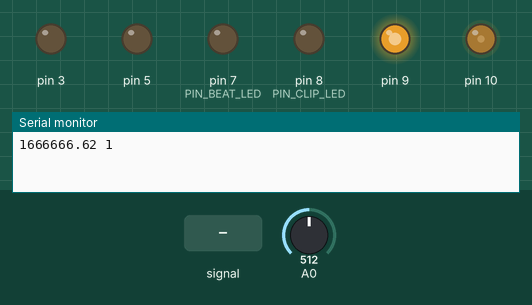
Recording of a sketch running on a simulated Arduino Uno, built with avr-gcc and run on an emulated ATmega328P. On the bench: output pins drawn as LEDs (lit = HIGH), the last lines printed to the serial monitor. Inputs (shaded band) come from the test bench; at power-on: A0 = 512.

Above: at 1.2 s.
1.3 s: A0 fed a 200 Hz sine of ±81 counts around its level
At 2.5 s:
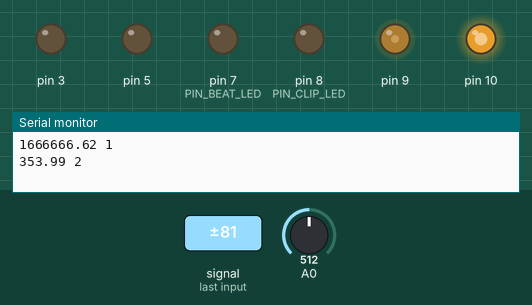
4.3 s: A0 set to 275
7.3 s: A0 set to 257
At 9.5 s:
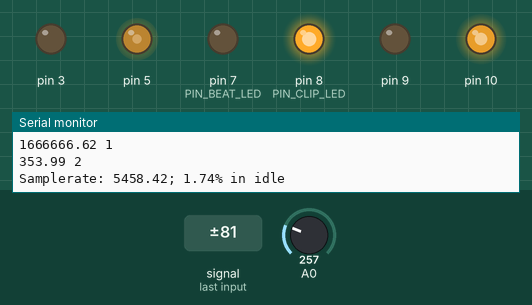
10.3 s: A0 fed a 1000 Hz sine of ±255 counts around its level
At 12.2 s:
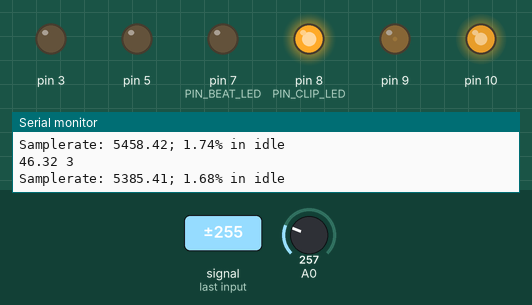
13.3 s: A0 fed a 200 Hz sine of ±255 counts around its level
At 15.2 s:
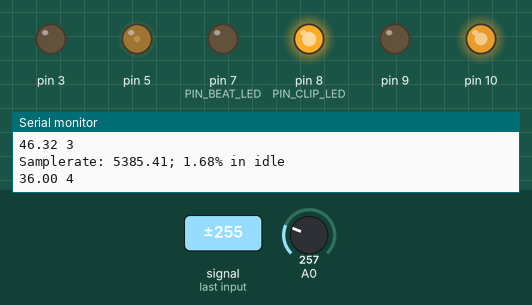
16.3 s: A0 set to 306
At 18.4 s:
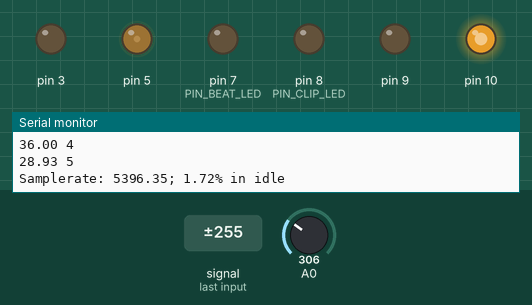
Timing chart, 0 to 24.4 s (numbered marks = the images above; inputs shaded):
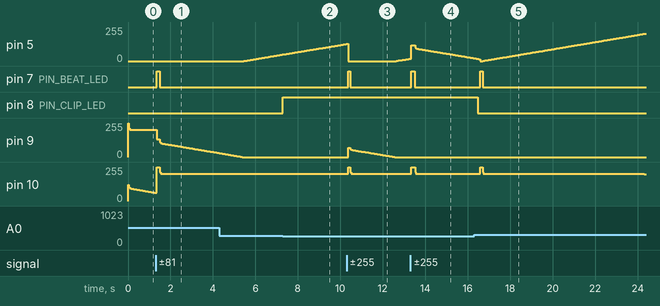

The sketch:

sketch.ino
```cpp
// (licence header left out)
#include <IRremote.h>
#include <ledstrip.h>
#include <ledprogram.h>
#include <parameter.h>
#include <beatdetection.h>
#include <bpmdetection.h>
#include <ir44key.h>

const int SAMPLE_RATE = 5000; // in Hz
const int SAMPLE_PERIOD = 1000000 / SAMPLE_RATE; // us
const int BEAT_SAMPLE_N = 200; // check for beats every 200 samples (25Hz)

const int PIN_CLIP_LED = 8;
const int PIN_BEAT_LED = 7;
const int PIN_IR_RECEIVE = 2;
const int PIN_BUTTON_1 = 2;
const int PIN_BUTTON_2 = 4;

IRInput irInput(PIN_IR_RECEIVE);

// parameters of the led program
Parameter hueFadingPerSecond(0.00, 0.02, 1.0); // Hue Fading (per second)
Parameter hueNextRadius(0.0, 0.2, 0.5); // Next Hue Radius
Parameter valueFactor(0.75, 0.85, 1.0); // Value Factor
Parameter defaultValue(0.1, 1.0, 1.0); // Default Value
Parameter minimumValue(0.0, 0.8, 1.0); // Minimum Value (as factor of default value)
Parameter saturation(0.0, 1.0, 1.0); // Saturation

Parameter stroboOverride(0.0, 0.0, 1.0); // Strobo Override ?type=button,shortcut=f

Parameter stroboEnabled(0.0, 0.0, 1.0); // External Strobo ?type=button,shortcut=b
Parameter stroboBPM(60.0, 300.0, 500.0); // External Strobo BPM
// TODO dummy beat generation somehow?

ParameterManager parameters;

LEDParameters programParameters = {
    &hueFadingPerSecond,
    &hueNextRadius,
    &valueFactor,
    &defaultValue,
    &minimumValue,
    &saturation
};

BeatDetection beatDetection;
//BeatGenerator beatDetection(125.0);
bool beatActive = false;

BPMDetection bpmDetection;
LEDStrip ledStrip1(9, 5, 10);
LEDStrip ledStrip2(3, 3, 3);
BeatLEDProgram ledProgram1(programParameters);
//BeatLEDProgram ledProgram2(programParameters);
StroboLEDProgram stroboProgram(stroboBPM);
ManualLEDProgram manualProgram(defaultValue);
bool manualMode = false;

int clipCounter = 0;
int clipCounterMax = 1000;
// 262/899 seem to be min/max für TL082CP 5V
int clipMin = 265;
int clipMax = 895;

void setup() {
    Serial.begin(9600);
    randomSeed(analogRead(0));

    // set ADC to 77khz, max for 10bit
    ADCSRA = (ADCSRA & ~0b111) | 0b100;

    irInput.enableIRIn();

    pinMode(PIN_CLIP_LED, OUTPUT);
    pinMode(PIN_BEAT_LED, OUTPUT);
    //pinMode(PIN_BUTTON_1, INPUT);
    //pinMode(PIN_BUTTON_2, INPUT);

    parameters.add(hueFadingPerSecond);
    parameters.add(hueNextRadius);
    parameters.add(valueFactor);
    parameters.add(defaultValue);
    parameters.add(minimumValue);
    parameters.add(saturation);
    parameters.add(stroboOverride);
    parameters.add(stroboEnabled);
    parameters.add(stroboBPM);

#if 1
    parameters.setAllModes(Parameter::MODE_SERIAL);
    //stroboOverride.setDigitalReadMode(PIN_BUTTON_1);
    //stroboEnabled.setDigitalReadMode(PIN_BUTTON_2);
#endif

#if 0
    parameters.setAllModes(Parameter::MODE_DEFAULT);
    hueFadingPerSecond.setAnalogReadMode(1);
#endif

    // emulate a first beat to set a led strip random color
    beatOn();
    beatOff();
}

// called when a beat starts
void beatOn() {
    bpmDetection.beatOn();

    if (manualMode) {
        manualProgram.beatOn(ledStrip1);
        ledStrip2.setRGB(0, 0, 0);
    } else {
        if (stroboEnabled.getValue() < 0.5) {
            ledProgram1.beatOn(ledStrip1);
            //ledProgram2.beatOn();
        }
    }
}

// called when a beat ends
void beatOff() {
    bpmDetection.beatOff();
    if (manualMode) {
        manualProgram.beatOff(ledStrip1);
        ledStrip2.setRGB(0, 0, 0);
    } else {
        if (stroboEnabled.getValue() < 0.5) {
            ledProgram1.beatOff(ledStrip1);
            //ledProgram2.beatOff();
        }
    }
}

long lastKey;
unsigned long lastFlashPress;

// called 25 times in a second, right after the beat detection
void beatFade() {
    unsigned long key = 0;
    int pressCount = 0;
    if (irInput.processInput(key, pressCount)) {
        Serial.print("key: ");
        Serial.print(key, HEX);
        Serial.print(" pressCount: ");
        Serial.print(pressCount);
        Serial.print(" ");
        Serial.println(millis());
        if (key == IR44Key::BRIGHTNESS_UP) {
            defaultValue.setRelativeValue(min(1.0, defaultValue.getRelativeValue() + 0.05));
        } else if (key == IR44Key::BRIGHTNESS_DOWN) {
            defaultValue.setRelativeValue(max(0.0, defaultValue.getRelativeValue() - 0.05));
        } else if (key == IR44Key::MODE_AUTO && pressCount == 1) {
            manualMode = !manualMode;
            Serial.print("Manual mode: ");
            Serial.println(manualMode);
        } else {
            if (manualMode) {
                manualProgram.handleKeyPress(key, pressCount);
                manualProgram.update();
            } else if (key == IR44Key::DIY6) {
                stroboOverride.setOverride(1.0);
            } else if (key == IR44Key::MODE_FLASH && pressCount == 1) {
                stroboEnabled.setOverride(1.0);
            }
        }
    }

    if (irInput.hasReleasedKey()) {
        unsigned long releasedKey = irInput.getReleasedKey();
        /*
        Serial.print(releasedKey, HEX);
        Serial.print(" no longer repeating! ");
        Serial.println(millis());
        */
        if (manualMode) {
            manualProgram.handleKeyRelease(key);
        } else if (releasedKey == IR44Key::DIY6) {
            stroboOverride.clearOverride();
        } else if (releasedKey == IR44Key::MODE_FLASH) {
            stroboEnabled.clearOverride();
        }
        manualProgram.update();
        irInput.setReleasedKeyProcessed();
    }

    // update lighting parameters
    parameters.update();

    if (manualMode) {
        manualProgram.beatFade(ledStrip1);
        ledStrip2.setRGB(0, 0, 0);
    } else {
        // override some parameters if we want to simulate strobo
        if (stroboOverride.getValue() > 0.5) {
            programParameters.stroboOverride();
        } else {
            programParameters.stopStroboOverride();
        }

        // show normal light program or replacement-strobo
        if (stroboEnabled.getValue() < 0.5) {
            ledProgram1.beatFade(ledStrip1);
            ledStrip2.setRGB(0, 0, 0);
        } else {
            ledStrip1.setRGB(0, 0, 0);
            stroboProgram.beatFade(ledStrip2);
        }
    }
}

void loop() {
    // actual beat detection algorithm by Damian Peckett
    unsigned long time = micros(); // Used to track rate
    float beatThreshold = 9.0;

    // number of beat iterations (25Hz) after which to check samplerate
    int beatIterations = 150;
    // how man normal sample iterations (5000Hz) that are
    int iterations = beatIterations * BEAT_SAMPLE_N;
    int j = 0;
    unsigned long start = micros();
    unsigned long waited = 0;
    for(int i = 0;; ++i) {
        // Read ADC and center so +-512
        int usample = analogRead(0);
        if (usample <= clipMin || usample >= clipMax) {
            clipCounter = clipCounterMax;
            digitalWrite(PIN_CLIP_LED, HIGH);
        }
        if (clipCounter > 0) {
            clipCounter--;
            if (clipCounter == 0)
                digitalWrite(PIN_CLIP_LED, LOW);
        }

        float sample = (float) usample - 503.f;
        int beatStatus = beatDetection.processSample(sample);
        if (beatStatus != BeatDetection::BEAT_KEEP) {
            if (beatStatus == BeatDetection::BEAT_ON) {
                if (!beatActive) {
                    digitalWrite(PIN_BEAT_LED, HIGH);
                    beatActive = true;
                    beatOn();
                }
            } else {
                if (beatActive) {
                    digitalWrite(PIN_BEAT_LED, LOW);
                    beatActive = false;
                    beatOff();
                }
            }
        }

        j++;
        if (j == 200) {
            beatFade();
            j = 0;
        }

        // Consume excess clock cycles, to keep at 5000 hz
        unsigned long waitedStart = micros();
        // uncommented due to ir taking up enough cycles right now
        //for(unsigned long up = time + SAMPLE_PERIOD; time > 20 && time < up; time = micros());
        waited += micros() - waitedStart;

        if (i > iterations)
            break;
    }

    unsigned long end = micros();
    float secondsSpent = float(end - start) / 1000000.0;
    float samplerate = iterations / secondsSpent;
    float secondsWaited = waited / 1000000.0;
    Serial.print("Samplerate: ");
    Serial.print(samplerate);
    Serial.print("; ");
    Serial.print(100 * secondsWaited / secondsSpent);
    Serial.println("% in idle");
}
```

Measured:
- the behaviour switches between 266 and 265 on A0 (found by bisection; images 1 and 2)
- after the input at 1.3 s, pin 5: stays 0/255 (without the input it goes to 1/255 after 2.4 s); pin 7 (PIN_BEAT_LED): LOW → HIGH after 0.06 s, → LOW 0.15 s later; pin 9: moves from 204/255 to 30/255 over 2.9 s, starting after 0.06 s
- after the input at 7.3 s, pin 8 (PIN_CLIP_LED): LOW → HIGH at once
- after the input at 10.3 s, pin 7 (PIN_BEAT_LED): LOW → HIGH after 0.06 s, → LOW 0.11 s later
- after the input at 13.3 s, pin 7 (PIN_BEAT_LED): LOW → HIGH at once, → LOW 0.19 s later; pin 10: 204/255 → 255/255 at once, → 204/255 0.19 s later
- after the input at 16.3 s, pin 7 (PIN_BEAT_LED): LOW → HIGH after 0.29 s, → LOW 0.11 s later; pin 8 (PIN_CLIP_LED): HIGH → LOW after 0.18 s; pin 9: stays 0/255 (without the input it goes to 1/255 after 0.89 s); pin 10: 204/255 → 255/255 after 0.29 s, → 204/255 0.11 s later, → 200/255 7.6 s later
